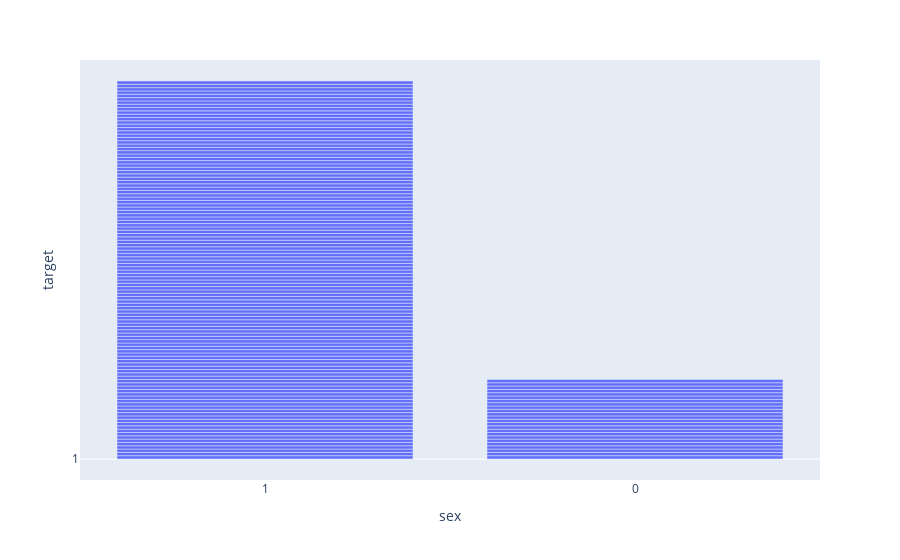

The notebook cell saved with this chart:
### Code cell
px.bar(df,df['sex'],df['target'])

### Figure 1 — Plotly figure (JSON) as saved in the notebook; plotly's stock layout.template omitted (floating-point values rounded to 4 significant figures; data arrays with more than 128 entries replaced by an {"elided": "..."} marker saying what was removed)
{"data": [{"alignmentgroup": "True", "hovertemplate": "sex=%{x}<br>target=%{y}<extra></extra>", "legendgroup": "", "marker": {"color": "#636efa", "pattern": {"shape": ""}}, "name": "", "offsetgroup": "", "orientation": "v", "showlegend": false, "textposition": "auto", "type": "bar", "x": {"elided": "303 str values"}, "xaxis": "x", "y": {"elided": "303 str values"}, "yaxis": "y"}], "layout": {"barmode": "relative", "legend": {"tracegroupgap": 0}, "margin": {"t": 60}, "xaxis": {"anchor": "y", "domain": [0, 1], "title": {"text": "sex"}}, "yaxis": {"anchor": "x", "domain": [0, 1], "title": {"text": "target"}}}}
